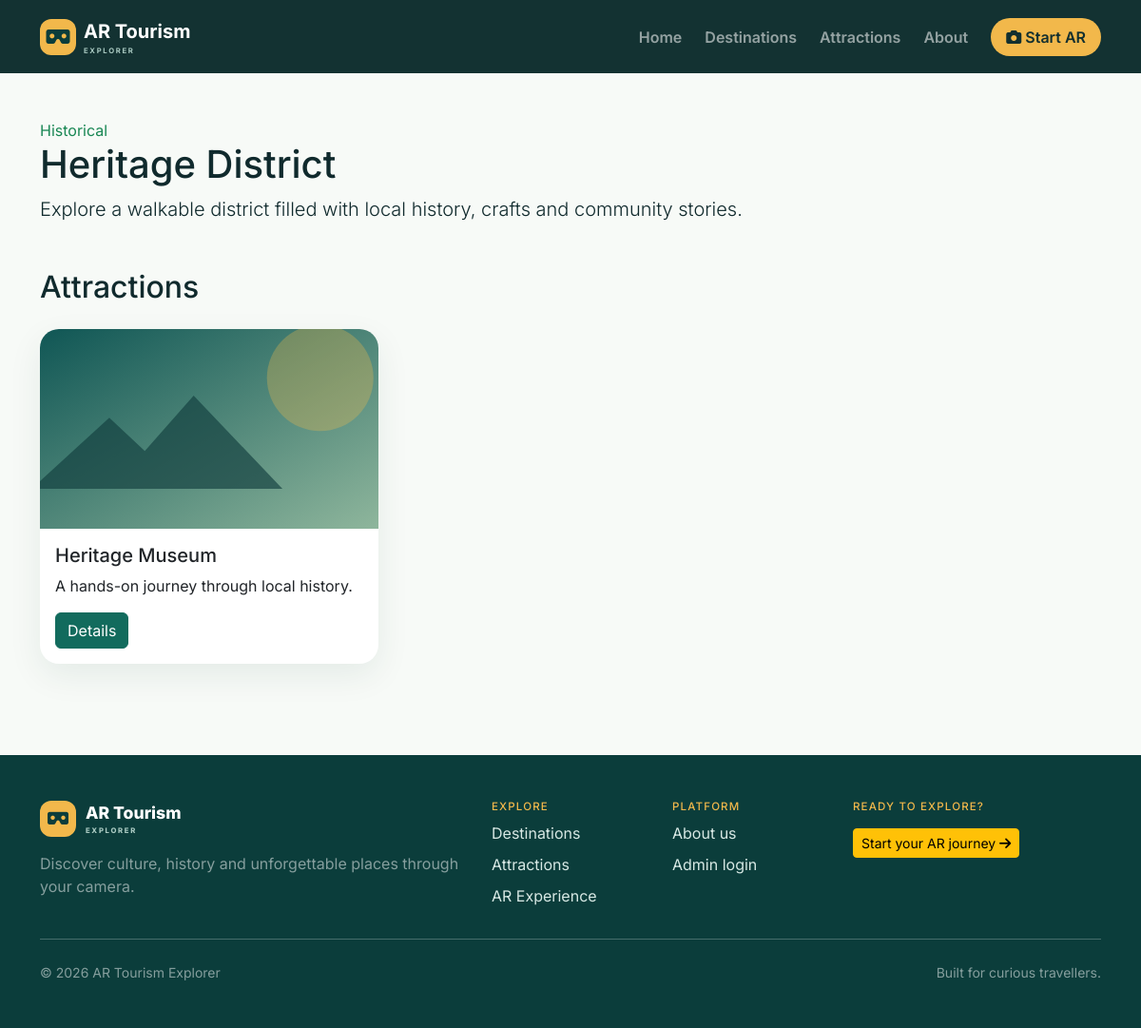
The app's page /destination.php?slug=heritage-district with its own data.
### tables this page shows
CREATE TABLE destinations (
    id INT UNSIGNED AUTO_INCREMENT PRIMARY KEY,
    category_id INT UNSIGNED NULL,
    name VARCHAR(160) NOT NULL,
    slug VARCHAR(180) UNIQUE NOT NULL,
    short_description VARCHAR(300),
    description TEXT,
    cover_image VARCHAR(255),
    location VARCHAR(190),
    latitude DECIMAL(10, 7) NULL,
    longitude DECIMAL(10, 7) NULL,
    maps_url VARCHAR(500),
    status ENUM('active', 'inactive') DEFAULT 'active',
    created_at TIMESTAMP DEFAULT CURRENT_TIMESTAMP,
    updated_at TIMESTAMP DEFAULT CURRENT_TIMESTAMP ON UPDATE CURRENT_TIMESTAMP,
    FOREIGN KEY (category_id) REFERENCES categories(id) ON DELETE SET NULL,
    INDEX (status),
    INDEX (name)
);

CREATE TABLE categories (
    id INT UNSIGNED AUTO_INCREMENT PRIMARY KEY,
    name VARCHAR(100) NOT NULL,
    slug VARCHAR(120) UNIQUE NOT NULL,
    is_active TINYINT(1) DEFAULT 1
);

CREATE TABLE attractions (
    id INT UNSIGNED AUTO_INCREMENT PRIMARY KEY,
    destination_id INT UNSIGNED NOT NULL,
    category_id INT UNSIGNED NULL,
    name VARCHAR(160) NOT NULL,
    slug VARCHAR(180) UNIQUE NOT NULL,
    short_description VARCHAR(300),
    description TEXT,
    main_image VARCHAR(255),
    youtube_url VARCHAR(500),
    website_url VARCHAR(500),
    maps_url VARCHAR(500),
    latitude DECIMAL(10, 7) NULL,
    longitude DECIMAL(10, 7) NULL,
    opening_hours VARCHAR(255),
    entry_information VARCHAR(255),
    status ENUM('active', 'inactive') DEFAULT 'active',
    display_order INT DEFAULT 0,
    created_at TIMESTAMP DEFAULT CURRENT_TIMESTAMP,
    updated_at TIMESTAMP DEFAULT CURRENT_TIMESTAMP ON UPDATE CURRENT_TIMESTAMP,
    FOREIGN KEY (destination_id) REFERENCES destinations(id) ON DELETE CASCADE,
    FOREIGN KEY (category_id) REFERENCES categories(id) ON DELETE SET NULL,
    INDEX (status),
    INDEX (destination_id)
);

### includes/database.php (called while the page is built, shortened)
<?php
function db(): PDO
{
    static $pdo;
    if (!$pdo) {
        $pdo = new PDO(
            'mysql:host=' . DB_HOST . ';port=' . PORT . ';dbname=' . DB_NAME . ';charset=utf8mb4',
            DB_USER,
            DB_PASS,
            [
                PDO::ATTR_ERRMODE => PDO::ERRMODE_EXCEPTION,
                PDO::ATTR_DEFAULT_FETCH_MODE => PDO::FETCH_ASSOC,
                PDO::ATTR_EMULATE_PREPARES => false,
            ]
        );
    }
    return $pdo;
}

### includes/functions.php (called while the page is built, shortened)
<?php
require_once __DIR__ . '/database.php';
function e(?string $value): string
{
    return htmlspecialchars($value ?? '', ENT_QUOTES, 'UTF-8');
}
function url(string $path = ''): string
{
    return BASE_URL . '/' . ltrim($path, '/');
}
function flashes(): array
{
    $items = $_SESSION['flash'] ?? [];
    return $items;
}
function asset(string $path): string
{
    return url('assets/' . ltrim($path, '/'));
}

### destination.php (the view, shortened to what this page needs)
<?php require_once __DIR__.'/includes/functions.php'; $slug=$_GET['slug']??''; try {
    $stmt=db()->prepare("SELECT d.*,c.name category_name FROM destinations d LEFT JOIN categories c ON c.id=d.category_id WHERE d.slug=? AND d.status='active'");
    $stmt->execute([$slug]);
    $d=$stmt->fetch();
    $a=db()->prepare("SELECT * FROM attractions WHERE destination_id=? AND status='active' ORDER BY display_order,name");
    $a->execute([$d['id']??0]);
    $items=$a->fetchAll();
} catch (Throwable $error) {
    $fallback=['heritage-district'=>['name'=>'Heritage District','short_description'=>'Stories, architecture and living culture.','description'=>'Explore a walkable district filled with local history, crafts and community stories.'],'nature-escape'=>['name'=>'Nature Escape','short_description'=>'Green trails and open skies.','description'=>'A peaceful destination for families and outdoor explorers.'],'cultural-village'=>['name'=>'Cultural Village','short_description'=>'Crafts, food and local traditions.','description'=>'Meet local makers and discover the traditions that shape this community.']];
    $d=$fallback[$slug]??null;
    $items=[];
} if (!$d) {
} $pageTitle=$d['name'];require __DIR__.'/includes/header.php'; ?>
<section class="container py-5"><span class="text-success"><?=e($d['category_name'])?></span><h1 class="section-title"><?=e($d['name'])?></h1><p class="lead"><?=e($d['description'])?></p><h2 class="section-title mt-5 mb-4">Attractions</h2><div class="row g-4"><?php foreach ($items as $item):?><div class="col-md-4"><div class="card h-100"><img class="card-img-top" src="<?=$item['main_image'] ? asset($item['main_image']) : asset('images/hero.svg')?>" alt="<?=e($item['name'])?>"><div class="card-body"><h5><?=e($item['name'])?></h5><p><?=e($item['short_description'])?></p><a href="<?=url('attraction.php?slug='.urlencode($item['slug']))?>" class="btn btn-success">Details</a></div></div></div><?php endforeach;?></div></section><?php require __DIR__.'/includes/footer.php'; ?>

### assets/css/app.css (style rules this page uses)
:root { --ink: #102a2d; --green: #126b5d; --green-dark: #0b3d3b; --gold: #f2b84b; --cream: #f7faf7; }
* { box-sizing: border-box; }
body { font-family: Inter, sans-serif; color: var(--ink); background: var(--cream); }
.card { border: 0; border-radius: 20px; box-shadow: 0 12px 35px #123b3714; }
.card-img-top { height: 210px; object-fit: cover; border-radius: 20px 20px 0 0; }
.btn-success { background: var(--green); border-color: var(--green); }

### records on screen
destinations: category.name "Historical", name "Heritage District", description "Explore a walkable district filled with local history, crafts and community stories."
attractions: name "Heritage Museum", short_description "A hands-on journey through local history."
